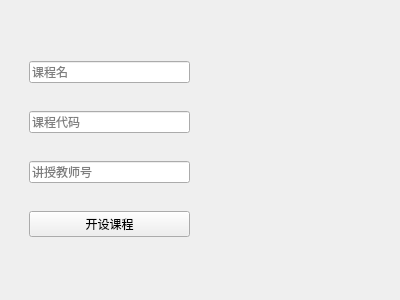
<?xml version="1.0" encoding="UTF-8"?>
<ui version="4.0">
 <class>Form</class>
 <widget class="QWidget" name="Form">
  <property name="geometry">
   <rect>
    <x>0</x>
    <y>0</y>
    <width>400</width>
    <height>300</height>
   </rect>
  </property>
  <property name="windowTitle">
   <string>开设课程</string>
  </property>
  <widget class="QWidget" name="verticalLayoutWidget">
   <property name="geometry">
    <rect>
     <x>29</x>
     <y>39</y>
     <width>161</width>
     <height>221</height>
    </rect>
   </property>
   <layout class="QVBoxLayout" name="verticalLayout">
    <item>
     <widget class="QLineEdit" name="lineEdit_3">
      <property name="placeholderText">
       <string>课程名</string>
      </property>
     </widget>
    </item>
    <item>
     <widget class="QLineEdit" name="lineEdit_2">
      <property name="placeholderText">
       <string>课程代码</string>
      </property>
     </widget>
    </item>
    <item>
     <widget class="QLineEdit" name="lineEdit">
      <property name="placeholderText">
       <string>讲授教师号</string>
      </property>
     </widget>
    </item>
    <item>
     <widget class="QPushButton" name="pushButton">
      <property name="text">
       <string>开设课程</string>
      </property>
     </widget>
    </item>
   </layout>
  </widget>
  <widget class="QWidget" name="verticalLayoutWidget_2">
   <property name="geometry">
    <rect>
     <x>219</x>
     <y>39</y>
     <width>151</width>
     <height>221</height>
    </rect>
   </property>
   <layout class="QVBoxLayout" name="verticalLayout_2">
    <item>
     <widget class="QLabel" name="label">
      <property name="styleSheet">
       <string notr="true">border-image: url(:/picture/HIT_picture(12).jpg);</string>
      </property>
      <property name="text">
       <string/>
      </property>
     </widget>
    </item>
   </layout>
  </widget>
 </widget>
 <resources>
  <include location="../picture/picture.qrc"/>
 </resources>
 <connections/>
</ui>
